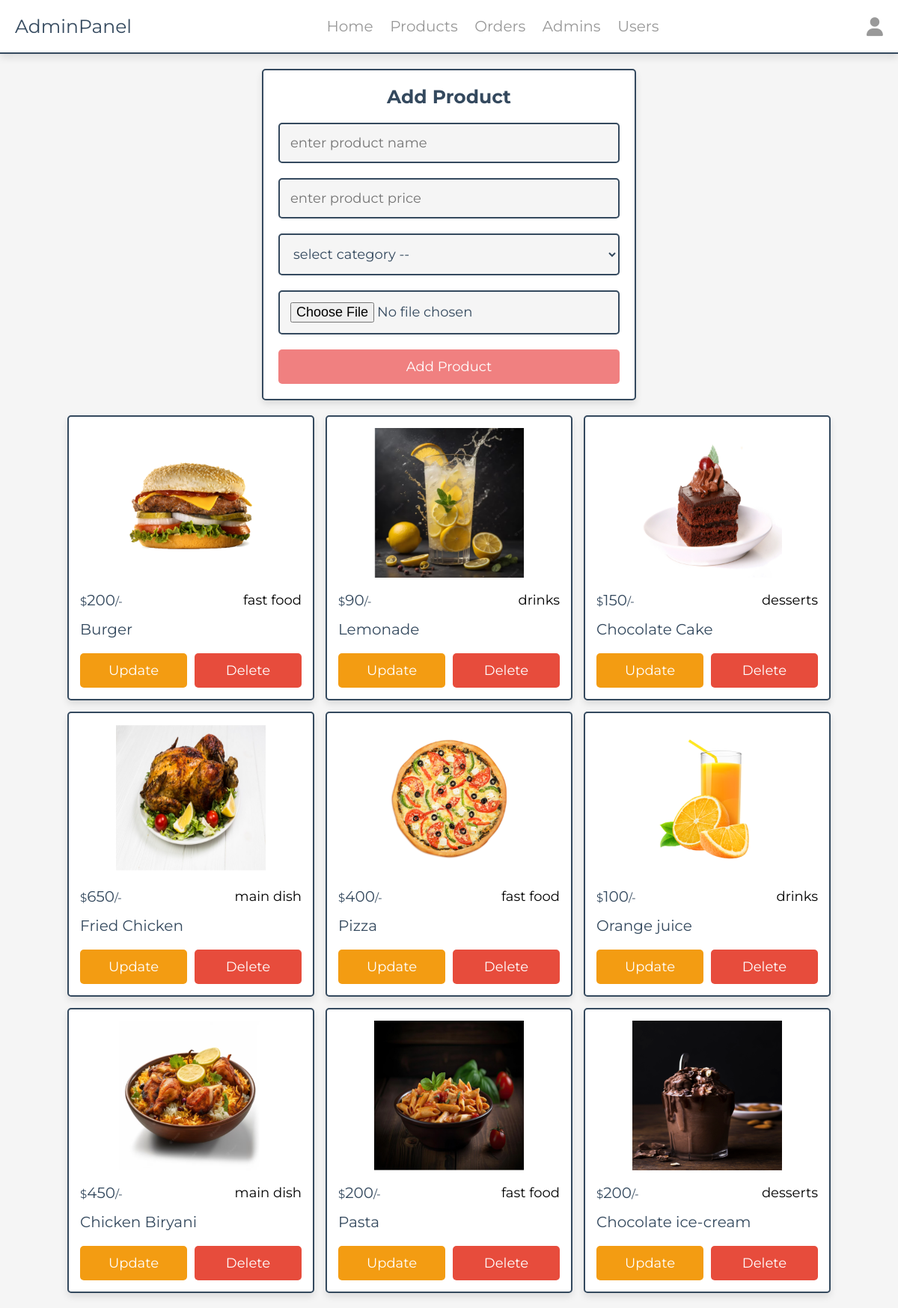
The app's page /admin/products.php (signed in) with its own data.
### tables this page shows
CREATE TABLE `products` (
  `id` int(100) NOT NULL,
  `name` varchar(100) NOT NULL,
  `category` varchar(100) NOT NULL,
  `price` int(10) NOT NULL,
  `image` varchar(100) NOT NULL
);

### admin/products.php (the view, shortened to what this page needs)
<?php
include '../components/connect.php';
?>
<!DOCTYPE html>
<html lang="en">
<head>
   <link rel="stylesheet" href="https://cdnjs.cloudflare.com/ajax/libs/font-awesome/6.1.1/css/all.min.css">
   <link rel="stylesheet" href="../css/admin_style.css">
</head>
<body>
<?php include '../components/admin_header.php' ?>
<section class="add-products">
   <form action="" method="POST" enctype="multipart/form-data">
      <h3>add product</h3>
      <input type="text" required placeholder="enter product name" name="name" maxlength="100" class="box">
      <input type="number" min="0" max="9999999999" required placeholder="enter product price" name="price" onkeypress="if(this.value.length == 10) return false;" class="box">
      <select name="category" class="box" required>
         <option value="" disabled selected>select category --</option>
      </select>
      <input type="file" name="image" class="box" accept="image/jpg, image/jpeg, image/png, image/webp" required>
      <input type="submit" value="add product" name="add_product" class="btn">
   </form>
</section>
<section class="show-products" style="padding-top: 0;">
   <div class="box-container">
   <?php
      $show_products = $conn->prepare("SELECT * FROM `products`");
      $show_products->execute();
      if($show_products->rowCount() > 0){
         while($fetch_products = $show_products->fetch(PDO::FETCH_ASSOC)){
   ?>
   <div class="box">
      <img src="../uploaded_img/<?= $fetch_products['image']; ?>" alt="">
      <div class="flex">
         <div class="price"><span>$</span><?= $fetch_products['price']; ?><span>/-</span></div>
         <div class="category"><?= $fetch_products['category']; ?></div>
      </div>
      <div class="name"><?= $fetch_products['name']; ?></div>
      <div class="flex-btn">
         <a href="update_product.php?update=<?= $fetch_products['id']; ?>" class="option-btn">update</a>
         <a href="products.php?delete=<?= $fetch_products['id']; ?>" class="delete-btn" onclick="return confirm('delete this product?');">delete</a>
      </div>
   </div>
   <?php
         }
      }else{
         echo '<p class="empty">no products added yet!</p>';
      }
   ?>
   </div>
</section>
</body>
</html>

### css/admin_style.css (style rules this page uses)
:root { --red:#e74c3c; --orange:#f39c12; --black:#34495e; --white:#fff; --light-bg:#f5f5f5; --light-color:#999; --border:.2rem solid var(--black); --box-shadow:0 .5rem 1rem rgba(0,0,0,.1); }
* { font-family: 'Montserrat', sans-serif; margin:0; padding:0; box-sizing: border-box; text-decoration: none; outline: none; border:none; }
html { font-size: 62.5%; overflow-x: hidden; }
body { background-color: var(--light-bg); }
section { max-width: 1200px; margin:0 auto; padding:2rem; }
.btn, .delete-btn, .option-btn { display: block; margin-top: 1rem; border-radius: .5rem; cursor: pointer; width: 100%; font-size: 1.8rem; color:var(--white); padding:1.2rem 3rem; text-transform: capitalize; text-align: center; }
.btn { background-color: lightcoral; }
.delete-btn { background-color: var(--red); }
.option-btn { background-color: var(--orange); }
.flex-btn { display: flex; gap:1rem; }
.add-products form { margin:0 auto; max-width: 50rem; background-color: var(--white); border-radius: .5rem; box-shadow: var(--box-shadow); border:var(--border); padding:2rem; text-align: center; }
.add-products form h3 { margin-bottom: 1rem; font-size: 2.5rem; color:var(--black); text-transform: capitalize; }
.add-products form .box { background-color: var(--light-bg); border:var(--border); width: 100%; padding:1.4rem; font-size: 1.8rem; color:var(--black); border-radius: .5rem; margin: 1rem 0; }
.show-products .box-container { display: grid; grid-template-columns: repeat(auto-fit, 33rem); gap:1.5rem; justify-content: center; align-items: flex-start; }
.show-products .box-container .box { background-color: var(--white); border-radius: .5rem; box-shadow: var(--box-shadow); border:var(--border); padding:1.5rem; }
.show-products .box-container .box img { width: 100%; height: 20rem; object-fit: contain; margin-bottom: 1rem; }
.show-products .box-container .box .name { font-size: 2rem; color:var(--black); padding:1rem 0; }
.show-products .box-container .box .flex { display: flex; align-items: center; gap:1rem; justify-content: space-between; }
.show-products .box-container .box .flex .category { font-size: 1.8rem; color:var(--main-color); }
.show-products .box-container .box .flex .price { font-size: 2rem; color:var(--black); margin:.5rem 0; }
.show-products .box-container .box .flex .price span { font-size: 1.5rem; }

### records on screen
products: image (picture), price "200", category "fast food", name "Burger"
products: image (picture), price "90", category "drinks", name "Lemonade"
products: image (picture), price "150", category "desserts", name "Chocolate Cake"
products: image (picture), price "650", category "main dish", name "Fried Chicken"
products: image (picture), price "400", category "fast food", name "Pizza"
products: image (picture), price "100", category "drinks", name "Orange juice"
products: image (picture), price "450", category "main dish", name "Chicken Biryani"
products: image (picture), price "200", category "fast food", name "Pasta"
products: image (picture), price "200", category "desserts", name "Chocolate ice-cream"
